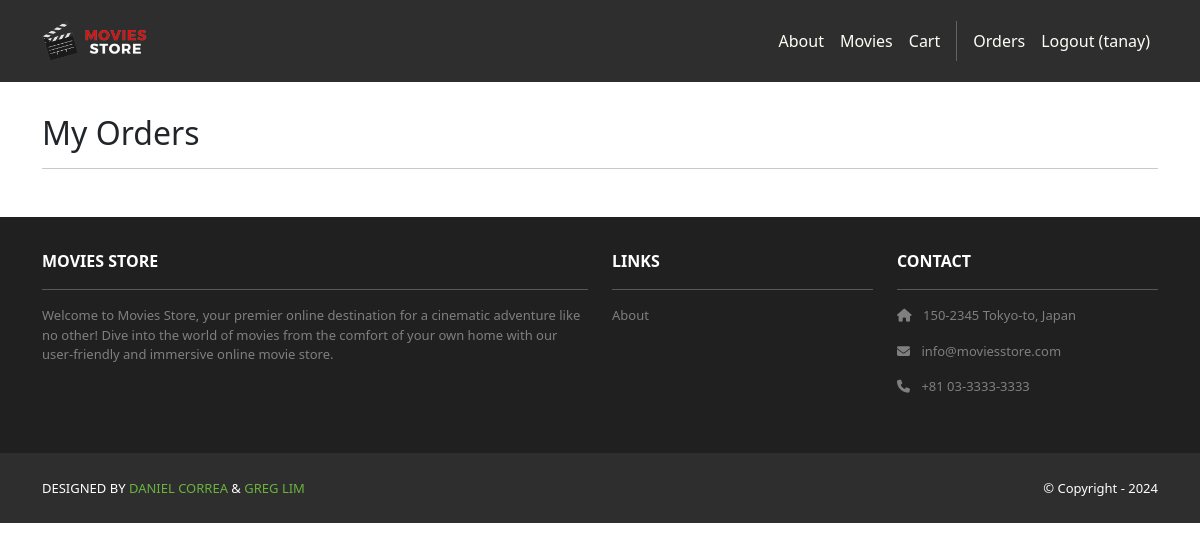
/accounts/orders/ (signed in), run on an earlier commit of the app's database.
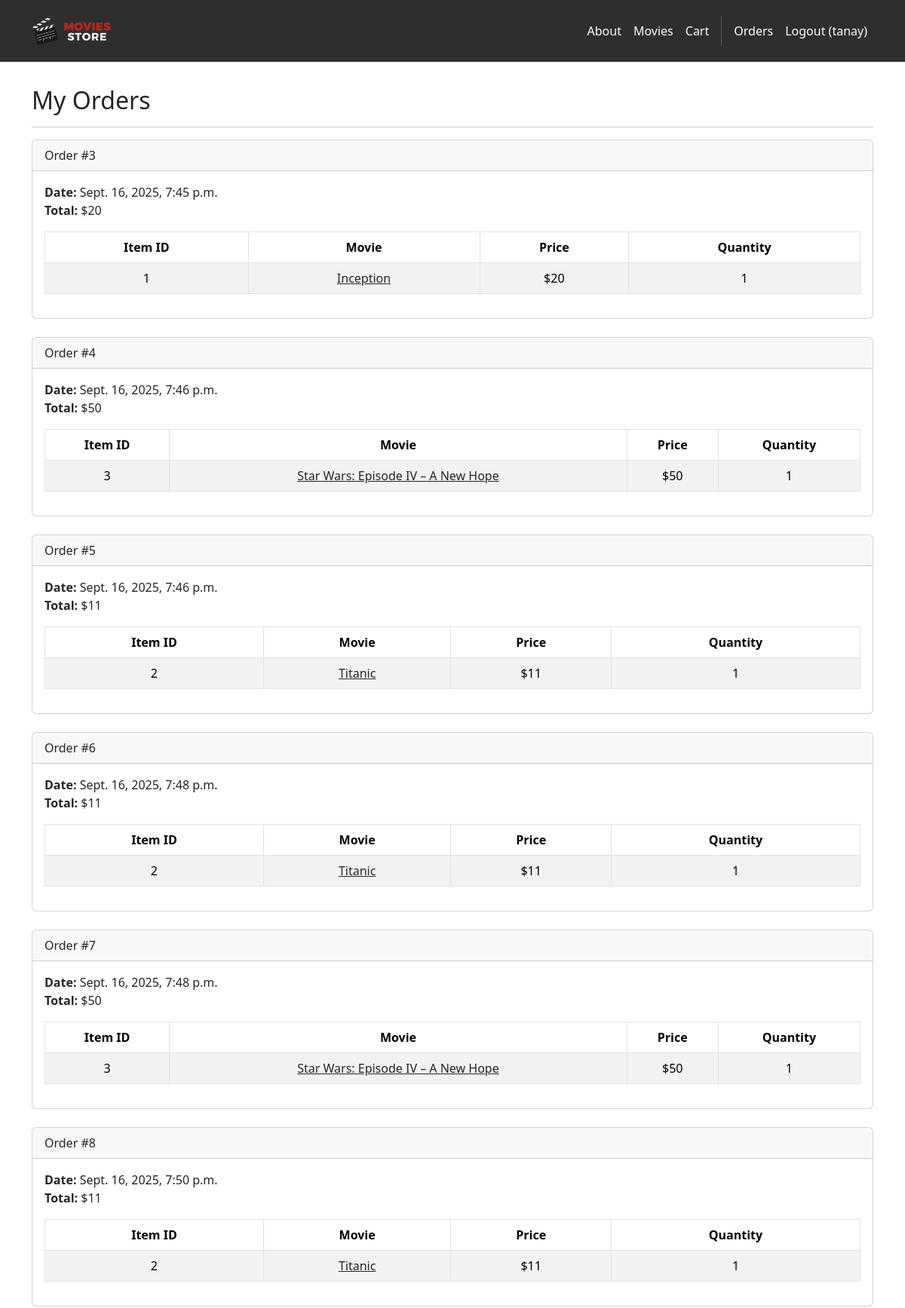
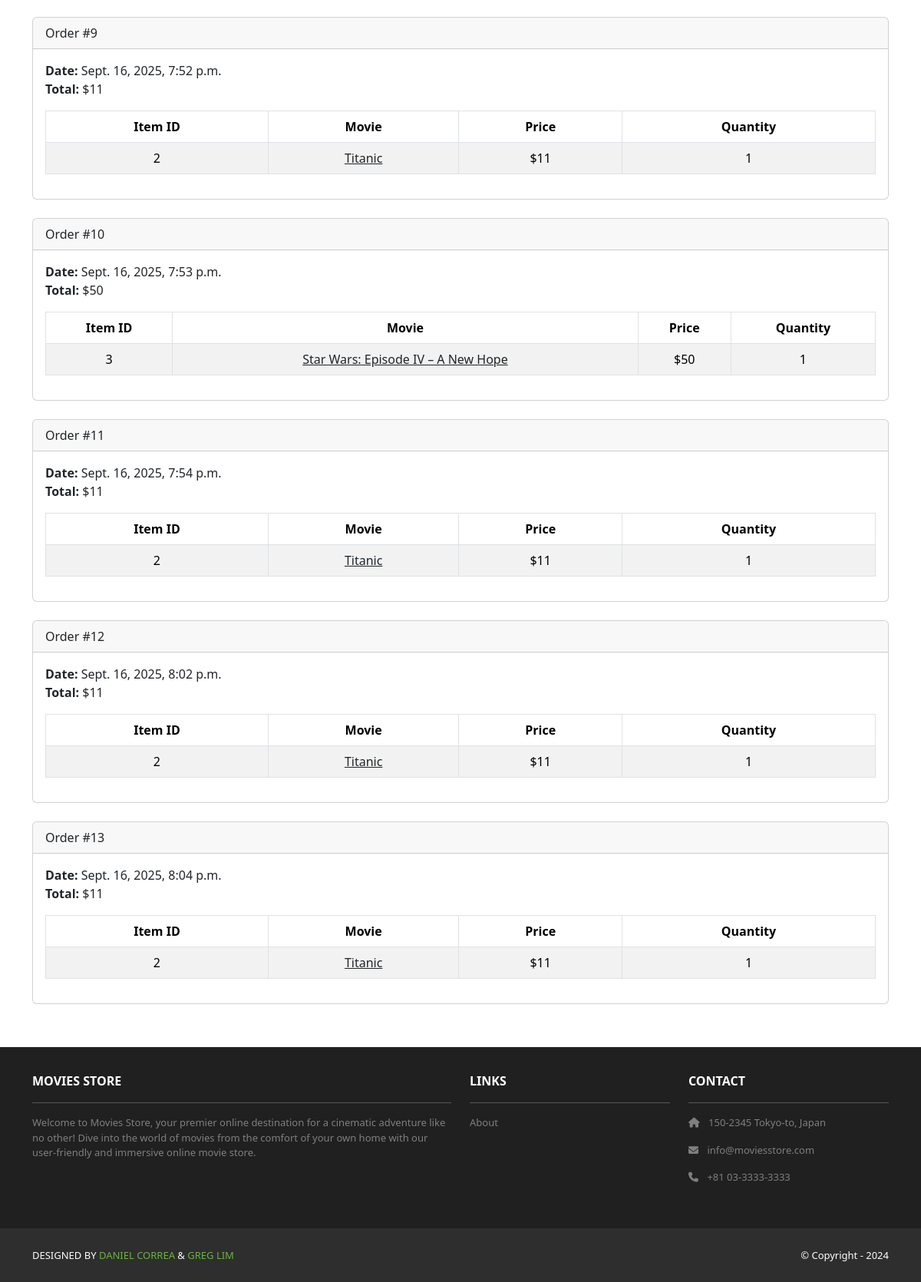
And on a later commit of the database (2 pictures, top to bottom).
### cart/models.py (models this page shows, shortened)
class Order(models.Model):
    id = models.AutoField(primary_key=True)
    total = models.IntegerField()
    date = models.DateTimeField(auto_now_add=True)
    user = models.ForeignKey(User, on_delete=models.CASCADE)

class Item(models.Model):
    id = models.AutoField(primary_key=True)
    price = models.IntegerField()
    quantity = models.IntegerField()
    order = models.ForeignKey(Order, on_delete=models.CASCADE)
    movie = models.ForeignKey(Movie, on_delete=models.CASCADE)

### movies/models.py (models this page shows, shortened)
class Movie(models.Model):
    id = models.AutoField(primary_key=True)
    name = models.CharField(max_length=255)
    price = models.IntegerField()
    description = models.TextField()
    image = models.ImageField(upload_to='movie_images/')

### accounts/views.py (the view)
# urls.py: path('orders/', views.orders, name='accounts.orders'),
@login_required
def orders(request):
    template_data = {}
    template_data['title'] = 'Orders'
    template_data['orders'] = request.user.order_set.all()
    return render(request, 'accounts/orders.html', {'template_data': template_data})

### accounts/templates/accounts/orders.html
{% extends 'base.html' %}
{% block content %}
<div class="p-3">
  <div class="container">
    <div class="row mt-3">
      <div class="col mx-auto mb-3">
        <h2>My Orders</h2>
        <hr />
        {% for order in template_data.orders %}
        <div class="card mb-4">
          <div class="card-header">
            Order #{{ order.id }}
          </div>
          <div class="card-body">
            <b>Date:</b> {{ order.date }}<br />
            <b>Total:</b> ${{ order.total }}<br />
            <table class="table table-bordered table-striped text-center mt-3">
              <thead>
                <tr>
                  <th scope="col">Item ID</th>
                  <th scope="col">Movie</th>
                  <th scope="col">Price</th>
                  <th scope="col">Quantity</th>
                </tr>
              </thead>
              <tbody>
                {% for item in order.item_set.all %}
                <tr>
                  <td>{{ item.movie.id }}</td>
                  <td>
                    <a class="link-dark" href="{% url 'movies.show' id=item.movie.id %}">
                      {{ item.movie.name }}
                    </a>
                  </td>
                  <td>${{ item.movie.price }}</td>
                  <td>{{ item.quantity }}</td>
                </tr>
                {% endfor %}
              </tbody>
            </table>
          </div>
        </div>
        {% endfor %}
      </div>
    </div>
  </div>
</div>
{% endblock content %}

### moviesstore/templates/base.html (shortened to what this page needs)
<!DOCTYPE html>
<html>
  {% load static %}
  <head>
    <link href="https://cdn.jsdelivr.net/npm/bootstrap@5.3.3/dist/css/bootstrap.min.css" rel="stylesheet">
    <link rel="stylesheet" href="https://cdnjs.cloudflare.com/ajax/libs/font-awesome/6.1.1/css/all.min.css">
    <link rel="stylesheet" type="text/css" href="{% static 'css/style.css' %}">
  </head>
  <body>
    <nav class="p-3 navbar navbar-dark bg-dark navbar-expand-lg">
      <div class="container">
        <a class="navbar-brand" href="{% url 'home.index' %}">
          <img src="{% static 'img/logo.png' %}" alt="logo" height="40" />
        </a>
        <div class="collapse navbar-collapse" id="navbarNavAltMarkup">
          <div class="navbar-nav ms-auto navbar-ml">
            <a class="nav-link" href="{% url 'home.about' %}">About</a>
            <a class="nav-link" href="{% url 'movies.index' %}">Movies</a>
            <a class="nav-link" href="{% url 'cart.index' %}">Cart</a>
            {% if user.is_authenticated %}
            <a class="nav-link" href="{% url 'accounts.orders' %}">Orders</a>
            <a class="nav-link" href="{% url 'accounts.logout' %}">Logout ({{ user.username }})</a>
            {% else %}
            <a class="nav-link" href="{% url 'accounts.login' %}">Login</a>
            <a class="nav-link" href="{% url 'accounts.signup' %}">Sign Up</a>
            {% endif %}
          </div>
        </div>
      </div>
    </nav>
    <div>
      {% block content %}
      {% endblock content %}
    </div>
    <section class="p-3 ms-footer d-none d-md-block">
      <div class="container">
        <div class="row mt-3 text-white">
          <div class="col-md-6 col-lg-6 col-xl-6 mx-auto mb-4">
            <b>MOVIES STORE</b>
            <hr />
            <p>Welcome to Movies Store, your premier online destination for a cinematic
              adventure like no other! Dive into the world of movies from the comfort of your own home with our user-friendly
              and immersive online movie store.</p>
          </div>
          <div class="col-md-3 col-lg-3 col-xl-3 mx-auto mb-4">
            <b>LINKS</b>
            <hr />
            <p><a class="nav-link" href="{% url 'home.about' %}">About</a></p>
          </div>
          <div class="col-md-3 col-lg-3 col-xl-3 mx-auto mb-4">
            <b>CONTACT</b>
            <hr />
            <p><i class="fas fa-home me-2"></i> 150-2345 Tokyo-to, Japan</p>
            <p><i class="fas fa-envelope me-2"></i> info@moviesstore.com</p>
            <p><i class="fas fa-phone me-2"></i> +81 03-3333-3333</p>
          </div>
        </div>
      </div>
    </section>
    <section class="p-3 ms-footer-bottom bg-dark">
      <div class="container d-flex justify-content-between">
        <div class="me-5 text-white">
          <span>DESIGNED BY <a href="https://www.x.com/danielgarax" target="_blank">DANIEL CORREA</a> &
            <a href="https://www.x.com/greglim81" target="_blank">GREG LIM</a>
          </span>
        </div>
        <div class="text-white">
          <span>© Copyright - 2024</span>
        </div>
      </div>
    </section>
  </body>
</html>

### moviesstore/static/css/style.css (style rules this page uses)
.navbar a.nav-link { color: #FFFEF6 !important; }
.bg-dark { background-color: #2E2E2E !important; }
.ms-footer { background-color: #202020; }
.ms-footer p { color: #7F7F7F; font-size: 13px; }
.ms-footer-bottom span { font-size: 13px; line-height: 38px; }
.ms-footer-bottom a { color: #6ab43e; text-decoration: none; }

What changed in the data, as far as the page shows it:
added Order: id "3", date "Sept. 16, 2025, 7:45 p.m.", total "20"
added Item: movie.id "1", movie.name "Inception", movie.price "20", quantity "1", shown under "3"
added Order: id "4", date "Sept. 16, 2025, 7:46 p.m.", total "50"
added Item: movie.id "3", movie.name "Star Wars: Episode IV – A New Hope", movie.price "50", quantity "1", shown under "4"
added Order: id "5", date "Sept. 16, 2025, 7:46 p.m.", total "11"
added Item: movie.id "2", movie.name "Titanic", movie.price "11", quantity "1", shown under "5"
added Order: id "6", date "Sept. 16, 2025, 7:48 p.m.", total "11"
added Item: movie.id "2", movie.name "Titanic", movie.price "11", quantity "1", shown under "6"
added Order: id "7", date "Sept. 16, 2025, 7:48 p.m.", total "50"
added Item: movie.id "3", movie.name "Star Wars: Episode IV – A New Hope", movie.price "50", quantity "1", shown under "7"
added Order: id "8", date "Sept. 16, 2025, 7:50 p.m.", total "11"
added Item: movie.id "2", movie.name "Titanic", movie.price "11", quantity "1", shown under "8"
added Order: id "9", date "Sept. 16, 2025, 7:52 p.m.", total "11"
added Item: movie.id "2", movie.name "Titanic", movie.price "11", quantity "1", shown under "9"
added Order: id "10", date "Sept. 16, 2025, 7:53 p.m.", total "50"
added Item: movie.id "3", movie.name "Star Wars: Episode IV – A New Hope", movie.price "50", quantity "1", shown under "10"
added Order: id "11", date "Sept. 16, 2025, 7:54 p.m.", total "11"
added Item: movie.id "2", movie.name "Titanic", movie.price "11", quantity "1"
added Order: id "12", date "Sept. 16, 2025, 8:02 p.m.", total "11"
added Item: movie.id "2", movie.name "Titanic", movie.price "11", quantity "1", shown under "12"
added Order: id "13", date "Sept. 16, 2025, 8:04 p.m.", total "11"
added Item: movie.id "2", movie.name "Titanic", movie.price "11", quantity "1", shown under "13"
